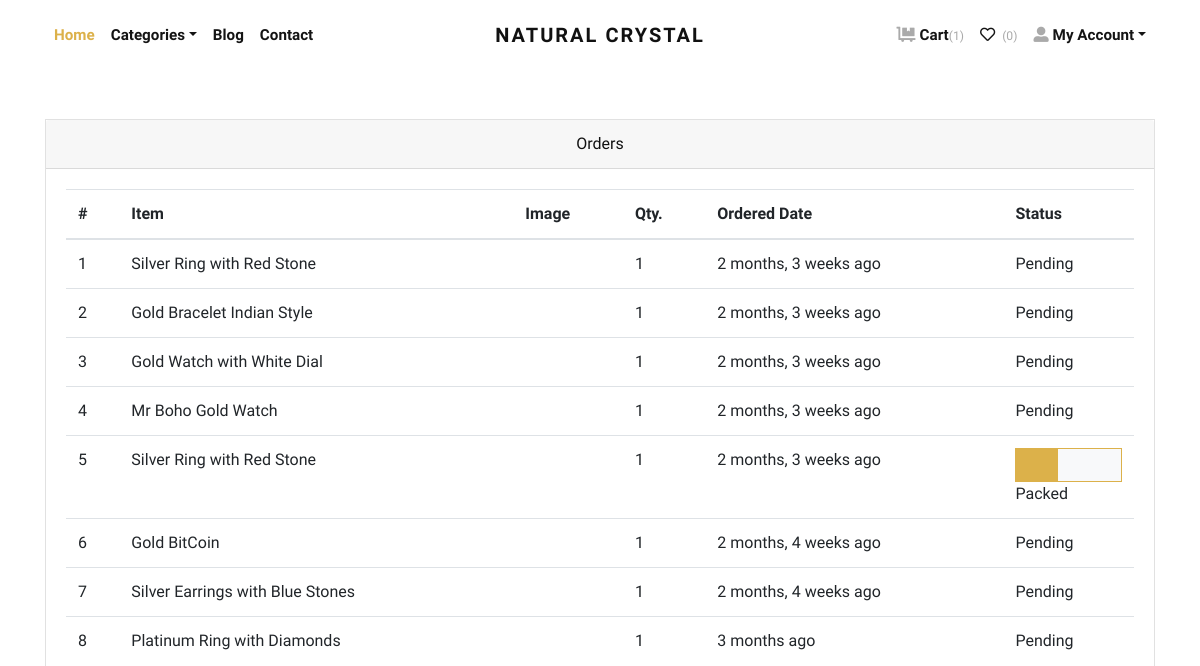
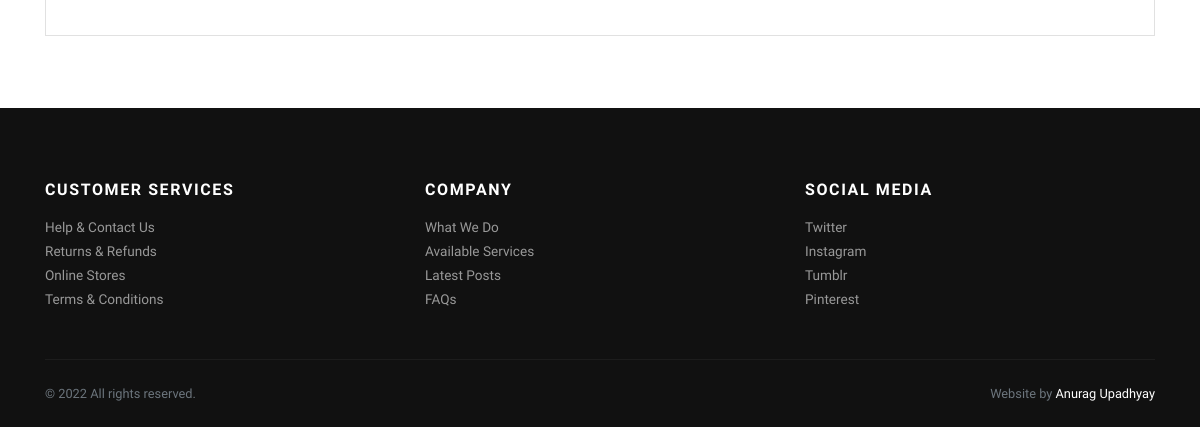
The page /orders/ (signed in) on the database as committed earlier (2 pictures, top to bottom).
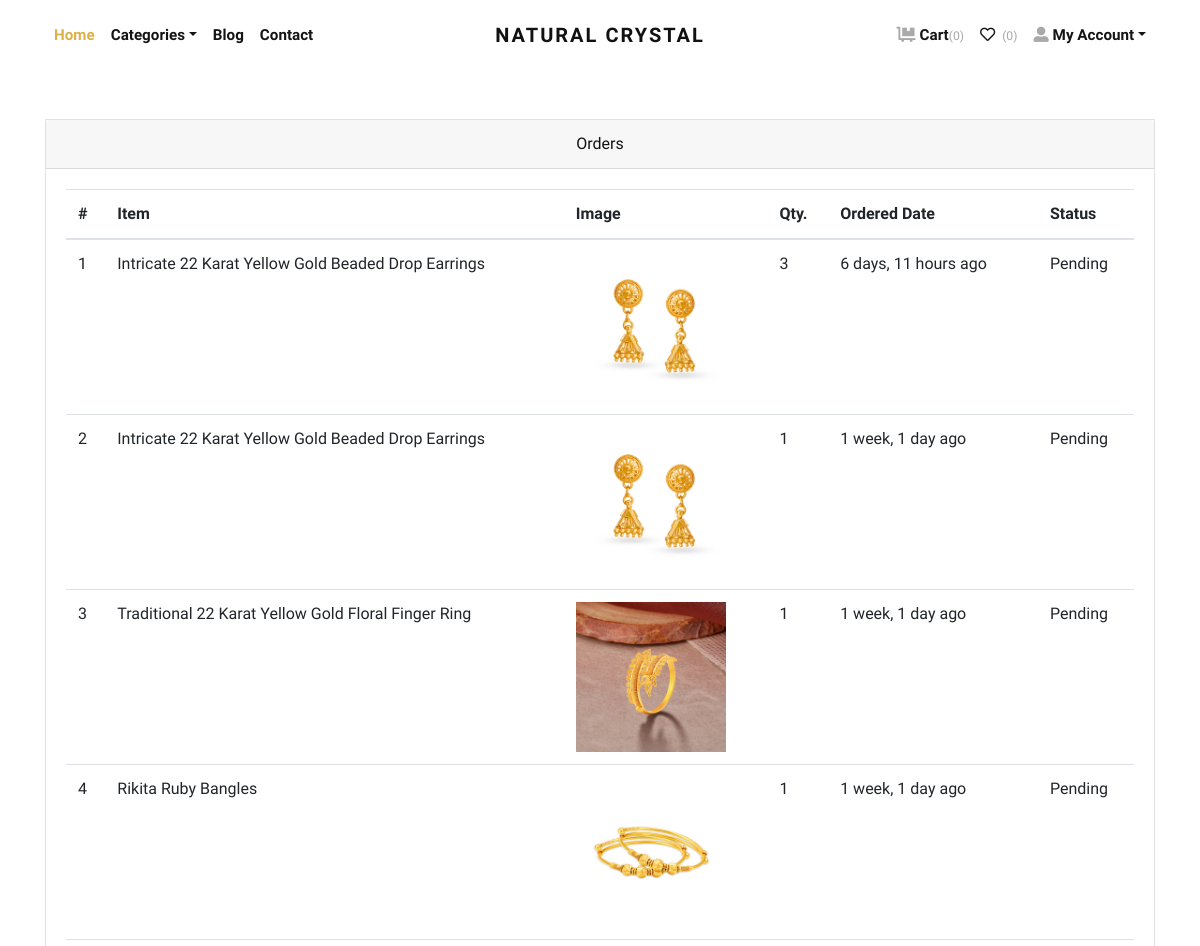
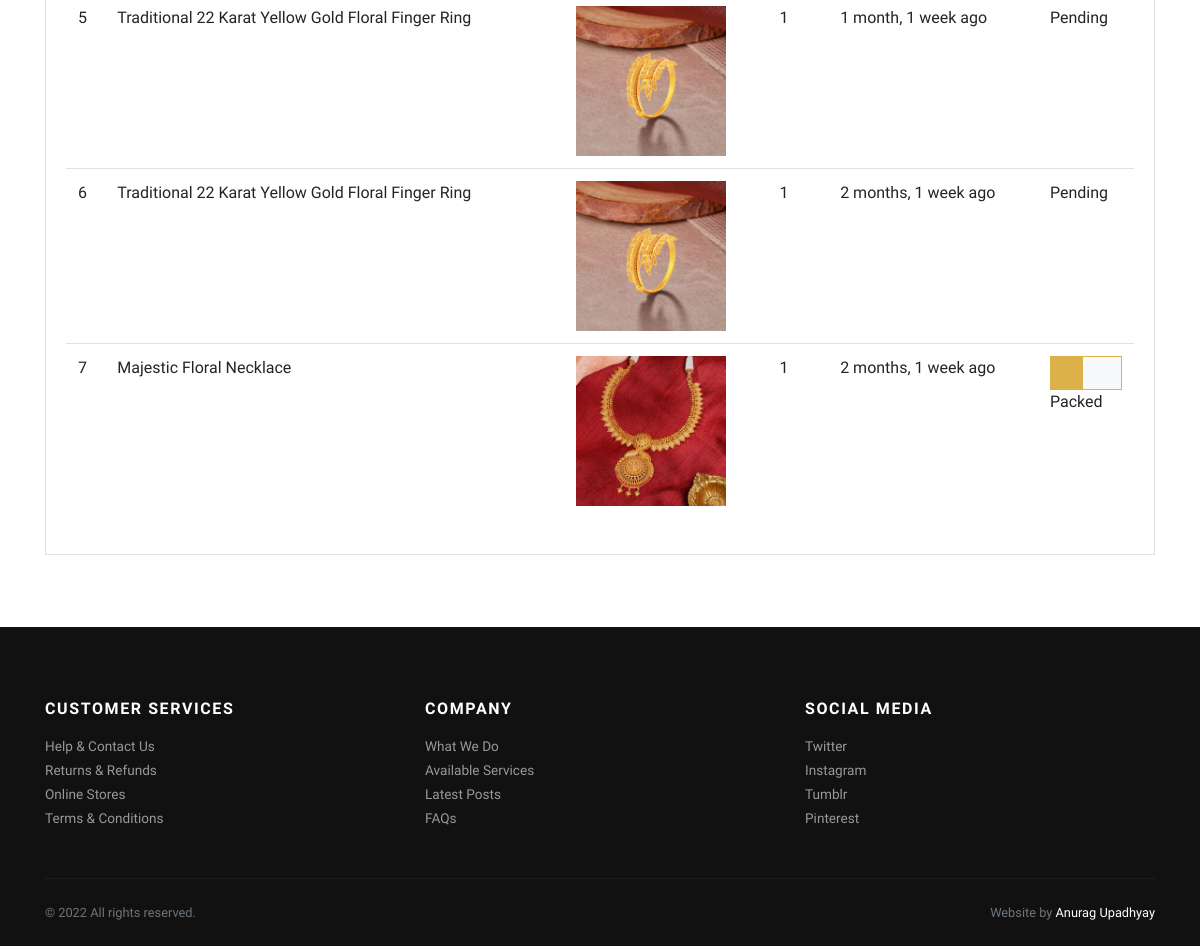
The same page on the database as committed later (2 pictures, top to bottom).
### store/models.py (models this page shows, shortened)
class Order(models.Model):
    user = models.ForeignKey(User, verbose_name="User", on_delete=models.CASCADE)
    address = models.ForeignKey(Address, verbose_name="Shipping Address", on_delete=models.CASCADE)
    product = models.ForeignKey(Product, verbose_name="Product", on_delete=models.CASCADE)
    quantity = models.PositiveIntegerField(verbose_name="Quantity")
    ordered_date = models.DateTimeField(auto_now_add=True, verbose_name="Ordered Date")
    status = models.CharField(
        choices=STATUS_CHOICES,
        max_length=50,
        default="Pending"
        )

class Product(models.Model):
    title = models.CharField(max_length=150, verbose_name="Product Title")
    slug = models.SlugField(max_length=160, verbose_name="Product Slug")
    sku = models.CharField(max_length=255, unique=True, verbose_name="Unique Product ID (SKU)")
    short_description = models.TextField(verbose_name="Short Description")
    detail_description = models.TextField(blank=True, null=True, verbose_name="Detail Description")
    product_image = models.ImageField(upload_to='product', blank=True, null=True, verbose_name="Product Image")
    price = models.DecimalField(max_digits=8, decimal_places=2)
    category = models.ForeignKey(Category, verbose_name="Product Categoy", on_delete=models.CASCADE)
    is_active = models.BooleanField(verbose_name="Is Active?")
    is_featured = models.BooleanField(verbose_name="Is Featured?")
    created_at = models.DateTimeField(auto_now_add=True, verbose_name="Created Date")
    updated_at = models.DateTimeField(auto_now=True, verbose_name="Updated Date")
    class Meta:
        verbose_name_plural = 'Products'
        ordering = ('-created_at', )

### store/views.py (the view)
# urls.py: path('orders/', views.orders, name="orders"),
@login_required
def orders(request):
    all_orders = Order.objects.filter(user=request.user).order_by('-ordered_date')
    msg_html = render_to_string('store/email.html')
    send_mail(
        'Thanks for purchasing',
        'thanks for purchase',
        'anurag2u1967@gmail.com',
        [request.user.email],
        html_message=msg_html,
        fail_silently=False,
    )
    return render(request, 'store/orders.html', {'orders': all_orders})

### store/context_preprocessors.py (called while the page is built)
def store_menu(request):
    categories = Category.objects.filter(is_active=True)
    context = {
        'categories_menu': categories,
    }
    return context

def cart_menu(request):
    if request.user.is_authenticated:
        cart_items= Cart.objects.filter(user=request.user)
        context = {
            'cart_items': cart_items,
        }
    else:
        context = {}
    return context

### templates/store/orders.html (shortened to what this page needs)
{% extends 'base.html' %}
{% load static %}
{% load humanize %}
    {% block content %}
      <div class="container py-5">
        <div class="row">
          <div class="col-lg-12">
            <div class="card mb-4" id="tables">
              <div class="card-header text-center">Orders</div>
              <div class="card-body">
                <table class="table table-hover">
                  <thead>
                    <tr>
                      <th>#</th>
                      <th>Item</th>
                      <th>Image</th>
                      <th>Qty.</th>
                      <th>Ordered Date</th>
                      <th>Status</th>
                    </tr>
                  </thead>
                  <tbody>
                    {% if orders %}
                    {% for order in orders %}
                    <tr>
                      <td>{{forloop.counter}}</td>
                      <td>{{order.product.title}}</td>
                      <td>
                        {% if order.product.product_image %}
                          <img src="{{order.product.product_image.url}}" alt="{{order.product.product_ttile}}" style="width:150px;">
                        {% endif %}
                      </td>
                      <td>{{order.quantity}}</td>
                      <td>{{order.ordered_date|naturaltime}}</td>
                      <td>
                        {% if order.status == 'Packed' %}
                        <div class="bg-light border border-primary">
                            <div class="p-3 bg-primary" style="width:40%;"></div>
                        </div>
                        {% endif %}
                        {{order.status}}
                      </td>
                    </tr>
                    {% endfor %}
                    {% endif %}
                  </tbody>
                </table>
              </div>
            </div>
          </div>
        </div>
      </div>
{% endblock content %}

### templates/base.html (shortened to what this page needs)
{% load static %}
<!DOCTYPE html>
<html>
  <head>
    <link rel="stylesheet" href="{% static 'vendor/bootstrap/css/bootstrap.min.css' %}">
    <link rel="stylesheet" href="{% static 'vendor/lightbox2/css/lightbox.min.css' %}">
    <link rel="stylesheet" href="{% static 'vendor/nouislider/nouislider.min.css' %}">
    <link rel="stylesheet" href="{% static 'vendor/bootstrap-select/css/bootstrap-select.min.css' %}">
    <link rel="stylesheet" href="{% static 'vendor/owl.carousel2/assets/owl.carousel.min.css' %}">
    <link rel="stylesheet" href="{% static 'vendor/owl.carousel2/assets/owl.theme.default.css' %}">
    <link rel="stylesheet" href="{% static 'css/style.default.css' %}" id="theme-stylesheet">
    <link rel="stylesheet" href="{% static 'css/custom.css' %}">
  </head>
  <body>
    <div class="page-holder">
      {% include 'navbar.html' %}
      {% block content %}
      {% endblock content %}
      {% include 'footer.html' %}
      {% include 'scripts.html' %}

### templates/navbar.html (shortened to what this page needs)
{% load static %}
      <header class="header bg-white">
        <div class="container px-0 px-lg-3">
          <nav class="navbar navbar-expand-lg navbar-light py-3 px-lg-0"><a class="navbar-brand" href="{% url 'store:home' %}"><span class="font-weight-bold text-uppercase text-dark">Natural Crystal</span></a>
            <div class="collapse navbar-collapse" id="navbarSupportedContent">
              <ul class="navbar-nav mr-auto">
                <li class="nav-item">
                  <a class="nav-link active" href="{% url 'store:home' %}">Home</a>
                </li>
                <li class="nav-item dropdown"><a class="nav-link dropdown-toggle" id="pagesDropdown" href="#" data-toggle="dropdown" aria-haspopup="true" aria-expanded="false">Categories</a>
                </li>
                <li class="nav-item">
                  <a class="nav-link" href="{% url 'store:home' %}">Blog</a>
                </li>
                <li class="nav-item">
                  <a class="nav-link" href="{% url 'store:home' %}">Contact</a>
                </li>
              </ul>
              <ul class="navbar-nav ml-auto">
                {% if request.user.is_authenticated %}
                  <li class="nav-item"><a class="nav-link" href="{% url 'store:cart' %}"> <i class="fas fa-dolly-flatbed mr-1 text-gray"></i>Cart<small class="text-gray">({{cart_items.count}})</small></a></li>
                  <li class="nav-item"><a class="nav-link" href="#"> <i class="far fa-heart mr-1"></i><small class="text-gray"> (0)</small></a></li>
                  <li class="nav-item dropdown"><a class="nav-link dropdown-toggle" id="pagesDropdown" href="#" data-toggle="dropdown" aria-haspopup="true" aria-expanded="false"><i class="fas fa-user-alt mr-1 text-gray"></i>My Account</a></a>
                </li>
                {% else %}
                  <li class="nav-item"><a class="nav-link" href="{% url 'store:login' %}">Login</a></li>
                  <li class="nav-item"><a class="nav-link" href="{% url 'store:register' %}">Create Account</a></li>
                {% endif %}
              </ul>
            </div>
          </nav>
        </div>
      </header>

### templates/footer.html
<footer class="bg-dark text-white">
        <div class="container py-4">
          <div class="row py-5">
            <div class="col-md-4 mb-3 mb-md-0">
              <h6 class="text-uppercase mb-3">Customer services</h6>
              <ul class="list-unstyled mb-0">
                <li><a class="footer-link" href="#">Help &amp; Contact Us</a></li>
                <li><a class="footer-link" href="#">Returns &amp; Refunds</a></li>
                <li><a class="footer-link" href="#">Online Stores</a></li>
                <li><a class="footer-link" href="#">Terms &amp; Conditions</a></li>
              </ul>
            </div>
            <div class="col-md-4 mb-3 mb-md-0">
              <h6 class="text-uppercase mb-3">Company</h6>
              <ul class="list-unstyled mb-0">
                <li><a class="footer-link" href="#">What We Do</a></li>
                <li><a class="footer-link" href="#">Available Services</a></li>
                <li><a class="footer-link" href="#">Latest Posts</a></li>
                <li><a class="footer-link" href="#">FAQs</a></li>
              </ul>
            </div>
            <div class="col-md-4">
              <h6 class="text-uppercase mb-3">Social media</h6>
              <ul class="list-unstyled mb-0">
                <li><a class="footer-link" href="#">Twitter</a></li>
                <li><a class="footer-link" href="#">Instagram</a></li>
                <li><a class="footer-link" href="#">Tumblr</a></li>
                <li><a class="footer-link" href="#">Pinterest</a></li>
              </ul>
            </div>
          </div>
          <div class="border-top pt-4" style="border-color: #1d1d1d !important">
            <div class="row">
              <div class="col-lg-6">
                <p class="small text-muted mb-0">&copy; 2022 All rights reserved.</p>
              </div>
              <div class="col-lg-6 text-lg-right">
                <p class="small text-muted mb-0">Website by <a class="text-white reset-anchor" href="https://www.youtube.com/vijaythapa" target="_blank">Anurag Upadhyay</a></p>
              </div>
            </div>
          </div>
        </div>
      </footer>

### templates/scripts.html (shortened to what this page needs)
{% load static %}
      <link rel="stylesheet" href="https://use.fontawesome.com/releases/v5.7.1/css/all.css">
    </div>
  </body>
</html>

### jewelryshop/static/css/style.default.css (style rules this page uses)
.text-gray { color: #aaa !important; }
.navbar { position: relative; }
@media (min-width: 992px) { .navbar-brand { position: absolute; top: 50%; left: 50%; -webkit-transform: translate(-50%, -50%); transform: translate(-50%, -50%); } }
.footer-link { font-size: 0.85rem; position: relative; color: #999; transition: all 0.3s; }
.footer-link::before { content: '\f0da'; display: inline-block; font-family: 'Font Awesome\ 5 Free'; font-weight: 900; position: absolute; top: 50%; left: 0; -webkit-transform: translateY(-50%); transform: translateY(-50%); color: #fff; transition: all 0.3s; opacity: 0; }
.text-uppercase { text-transform: uppercase; letter-spacing: 0.1em; }
.border { border: 1px solid #dee2e6 !important; }
.border-primary { border-color: #dcb14a !important; }
.reset-anchor { color: inherit; transition: all 0.3s; }
.navbar { padding: 0.5rem 1rem; }
.navbar-brand { display: inline-block; padding-top: 0.3125rem; padding-bottom: 0.3125rem; margin-right: 1rem; font-size: 1.25rem; }
.navbar-light .navbar-brand { color: #dcb14a; }
.navbar-light .navbar-nav .nav-link { color: rgba(17, 17, 17, 0.99); font-weight: 800; font-size: 0.95rem; transition: all 0.3s; }
.navbar-light .navbar-nav .show > .nav-link, .navbar-light .navbar-nav .active > .nav-link, .navbar-light .navbar-nav .nav-link.show, .navbar-light .navbar-nav .nav-link.active { color: #dcb14a; }
body { font-family: "Libre Franklin", sans-serif; font-size: 1rem; font-weight: 400; line-height: 1.5; color: #111111; background-color: #fff; }
a { color: #dcb14a; text-decoration: none; }
h1, h2, h3, h4, h5, h6, .h1, .h2, .h3, .h4, .h5, .h6 { margin-bottom: 0.5rem; font-family: inherit; font-weight: 900; line-height: 1.2; color: inherit; }
h6, .h6 { font-size: 1rem; }
small, .small { font-size: 80%; font-weight: 400; }
.bg-primary { background-color: #dcb14a !important; }
.bg-light { background-color: #f8f9fa !important; }
.bg-dark { background-color: #111111 !important; }
.text-dark { color: #111111 !important; }
.nav-link { padding: 0.5rem 1rem; }
.card { background-color: #fff; border: 1px solid rgba(17, 17, 17, 0.125); border-radius: 0; }
.card-body { padding: 1.25rem; }
.card-header { padding: 0.75rem 1.25rem; background-color: rgba(17, 17, 17, 0.03); border-bottom: 1px solid rgba(17, 17, 17, 0.125); }
.card-header:first-child { border-radius: calc(0 - 1px) calc(0 - 1px) 0 0; }

Rows that differ between the two databases and show on the page:
removed Order: product "Silver Ring with Red Stone", quantity "1", ordered_date "2 months, 3 weeks ago", status "Pending"
removed Order: product "Gold Bracelet Indian Style", quantity "1", ordered_date "2 months, 3 weeks ago", status "Pending"
removed Order: product "Gold Watch with White Dial", quantity "1", ordered_date "2 months, 3 weeks ago", status "Pending"
removed Order: product "Mr Boho Gold Watch", quantity "1", ordered_date "2 months, 3 weeks ago", status "Pending"
removed Order: product "Silver Ring with Red Stone", quantity "1", ordered_date "2 months, 3 weeks ago", status "Packed"
removed Order: product "Gold BitCoin", quantity "1", ordered_date "2 months, 4 weeks ago", status "Pending"
removed Order: product "Silver Earrings with Blue Stones", quantity "1", ordered_date "2 months, 4 weeks ago", status "Pending"
removed Order: product "Platinum Ring with Diamonds", quantity "1", ordered_date "3 months ago", status "Pending"
added Order: product "Intricate 22 Karat Yellow Gold Beaded Drop Earrings", product.product_image (picture), quantity "3", ordered_date "6 days, 11 hours ago", status "Pending"
added Order: product "Intricate 22 Karat Yellow Gold Beaded Drop Earrings", product.product_image (picture), quantity "1", ordered_date "1 week, 1 day ago", status "Pending"
added Order: product "Traditional 22 Karat Yellow Gold Floral Finger Ring", product.product_image (picture), quantity "1", ordered_date "1 week, 1 day ago", status "Pending"
added Order: product "Rikita Ruby Bangles", product.product_image (picture), quantity "1", ordered_date "1 week, 1 day ago", status "Pending"
added Order: product "Traditional 22 Karat Yellow Gold Floral Finger Ring", product.product_image (picture), quantity "1", ordered_date "1 month, 1 week ago", status "Pending"
added Order: product "Traditional 22 Karat Yellow Gold Floral Finger Ring", product.product_image (picture), quantity "1", ordered_date "2 months, 1 week ago", status "Pending"
added Order: product "Majestic Floral Necklace", product.product_image (picture), quantity "1", ordered_date "2 months, 1 week ago", status "Packed"
Other text that changed with them:
{{ cart_items.count }}: "1" → "0"
